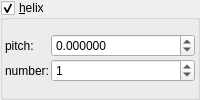
       <widget class="MyGroupBox" name="groupCheck_transf_function_enabledAx">
        <property name="title">
         <string>&amp;helix</string>
        </property>
        <property name="checkable">
         <bool>true</bool>
        </property>
        <layout class="QVBoxLayout" name="verticalLayout_14" stretch="0">
         <property name="spacing">
          <number>2</number>
         </property>
         <property name="leftMargin">
          <number>2</number>
         </property>
         <property name="topMargin">
          <number>2</number>
         </property>
         <property name="rightMargin">
          <number>2</number>
         </property>
         <property name="bottomMargin">
          <number>2</number>
         </property>
         <item>
          <layout class="QGridLayout" name="gridLayout_56" columnstretch="0,1">
           <property name="spacing">
            <number>2</number>
           </property>
           <item row="1" column="0">
            <widget class="QLabel" name="label_28">
             <property name="text">
              <string>number:</string>
             </property>
            </widget>
           </item>
           <item row="1" column="1">
            <widget class="MySpinBox" name="spinboxInt_transf_int_1">
             <property name="sizePolicy">
              <sizepolicy hsizetype="Minimum" vsizetype="Maximum">
               <horstretch>0</horstretch>
               <verstretch>0</verstretch>
              </sizepolicy>
             </property>
             <property name="font">
              <font>
               <weight>50</weight>
               <bold>false</bold>
              </font>
             </property>
             <property name="minimum">
              <number>-999</number>
             </property>
             <property name="maximum">
              <number>999</number>
             </property>
             <property name="value">
              <number>1</number>
             </property>
            </widget>
           </item>
           <item row="0" column="1">
            <widget class="MyDoubleSpinBox" name="spinbox_transf_offset_4">
             <property name="sizePolicy">
              <sizepolicy hsizetype="Minimum" vsizetype="Maximum">
               <horstretch>0</horstretch>
               <verstretch>0</verstretch>
              </sizepolicy>
             </property>
             <property name="prefix">
              <string/>
             </property>
             <property name="suffix">
              <string/>
             </property>
             <property name="decimals">
              <number>6</number>
             </property>
             <property name="minimum">
              <double>-100000.000000000000000</double>
             </property>
             <property name="maximum">
              <double>100000.000000000000000</double>
             </property>
             <property name="singleStep">
              <double>0.100000000000000</double>
             </property>
            </widget>
           </item>
           <item row="0" column="0">
            <widget class="QLabel" name="label_37">
             <property name="text">
              <string>pitch:</string>
             </property>
            </widget>
           </item>
          </layout>
         </item>
        </layout>
       </widget>
